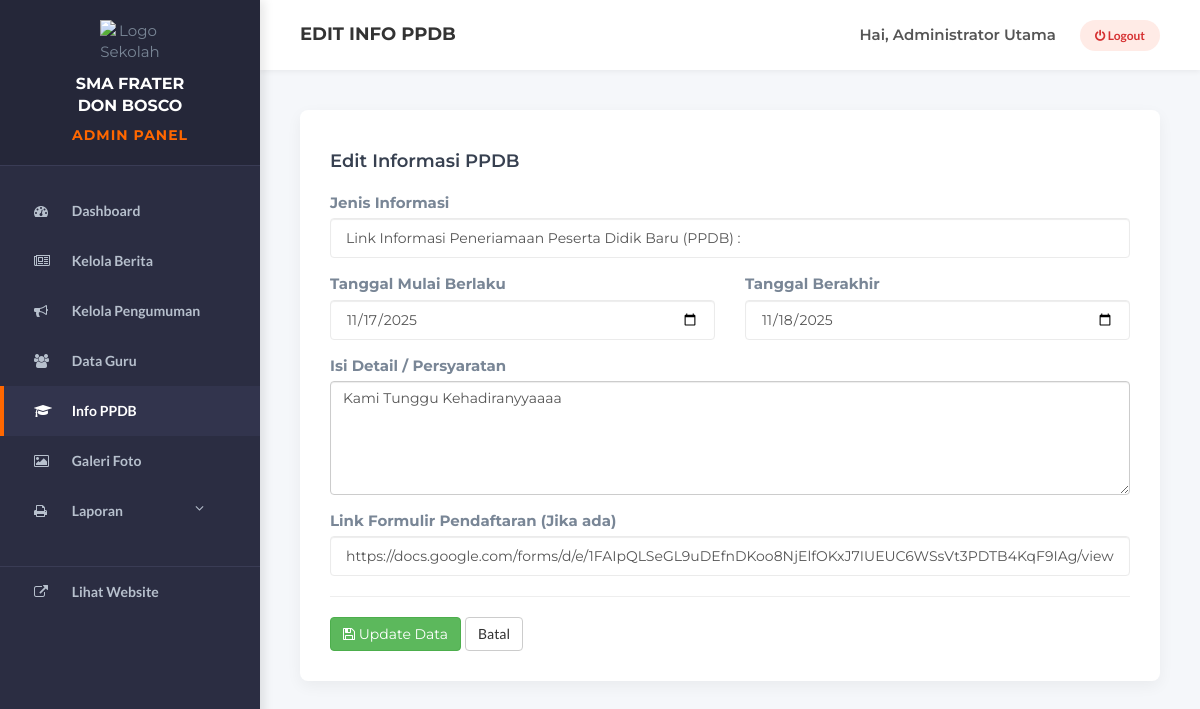
The page /admin/ppdb.php?aksi=edit&id=1 (signed in) on the database as committed earlier.
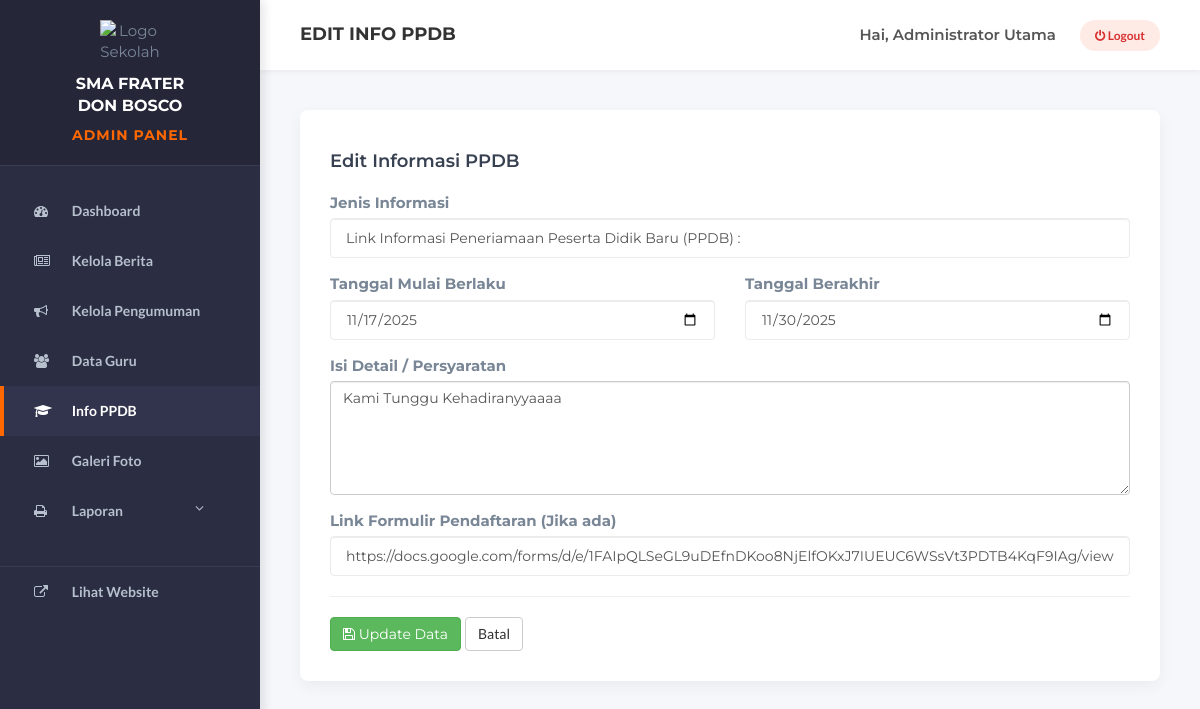
The same page on the database as committed later.
### tables this page shows
CREATE TABLE `info_ppdb` (
  `id_info` int(11) NOT NULL,
  `jenis_informasi` varchar(100) NOT NULL,
  `isi_detail` text NOT NULL,
  `tanggal_mulai` date DEFAULT NULL,
  `tanggal_akhir` date DEFAULT NULL,
  `tautan_formulir` varchar(255) DEFAULT NULL
);

### controllers/AdminPPDBController.php (called while the page is built, shortened)
<?php
require_once __DIR__ . '/../models/PPDBModel.php';
class AdminPPDBController {
    public function edit($id) {
        $model = new PPDBModel();
        $ppdb = $model->getPPDBById($id);
        require_once '../views/admin/ppdb_edit.php';
    }
}
?>

### models/PPDBModel.php (called while the page is built, shortened)
<?php
require_once 'Database.php';
class PPDBModel extends Database
{
    public function getPPDBById($id)
    {
        $id = intval($id);
        $sql = "SELECT * FROM info_ppdb WHERE id_info = $id";
        $query = $this->query($sql);
        return mysqli_fetch_assoc($query);
    }
}
?>

### models/Database.php (called while the page is built, shortened)
<?php
require_once __DIR__ . '/../Koneksi Database/koneksi.php';
class Database {
    protected $koneksi;
    public function __construct() {
        global $koneksi;
        $this->koneksi = $koneksi;
    }
    public function query($sql) {
        return mysqli_query($this->koneksi, $sql);
    }
}
?>

### views/admin/ppdb_edit.php (the view, shortened to what this page needs)
<?php
require_once 'template/header.php';
require_once 'template/sidebar.php';
?>
<div class="main-content">
    <?php require_once 'template/topbar.php'; ?>
    <div class="content-wrapper">
        <div class="card-box">
            <h4 style="margin-bottom: 20px;">Edit Informasi PPDB</h4>
            <form method="POST" action="ppdb.php?aksi=update">
                <div class="form-group">
                    <label>Jenis Informasi</label>
                    <input type="text" name="jenis" class="form-control" value="<?php echo htmlspecialchars($ppdb['jenis_informasi']); ?>" required>
                </div>
                <div class="row">
                    <div class="col-md-6">
                        <div class="form-group">
                            <label>Tanggal Mulai Berlaku</label>
                            <input type="date" name="tgl_mulai" class="form-control" value="<?php echo $ppdb['tanggal_mulai']; ?>" required>
                        </div>
                    </div>
                    <div class="col-md-6">
                        <div class="form-group">
                            <label>Tanggal Berakhir</label>
                            <input type="date" name="tgl_akhir" class="form-control" value="<?php echo $ppdb['tanggal_akhir']; ?>" required>
                        </div>
                    </div>
                </div>
                <div class="form-group">
                    <label>Isi Detail / Persyaratan</label>
                    <textarea name="isi" class="form-control" rows="5" required><?php echo htmlspecialchars($ppdb['isi_detail']); ?></textarea>
                </div>
                <div class="form-group">
                    <label>Link Formulir Pendaftaran (Jika ada)</label>
                    <input type="text" name="link" class="form-control" value="<?php echo htmlspecialchars($ppdb['tautan_formulir']); ?>">
                </div>
                <hr>
                <button type="submit" class="btn btn-success"><i class="fa fa-save"></i> Update Data</button>
                <a href="ppdb.php" class="btn btn-default">Batal</a>
            </form>
        </div>
    </div>
</div>
<?php require_once 'template/footer.php'; ?>

Rows that differ between the two databases and show on the page:
changed info_ppdb "Link Informasi Peneriamaan Peserta Didik Baru (PPDB) :": tgl_akhir "11/18/2025" → "11/30/2025"
